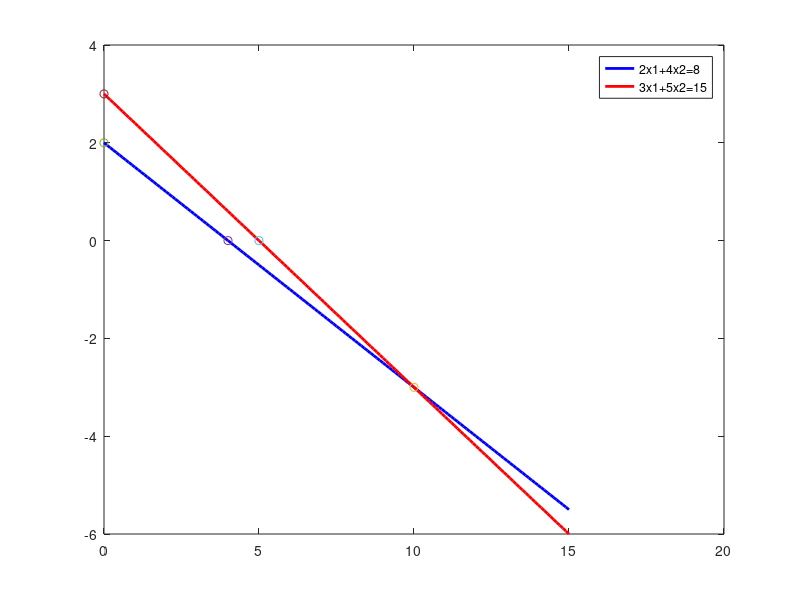

MATLAB code to generate this figure: (Note: this script raises an error after producing the figure.)
clc
clear

A = [2 4; 3 5];

B = [8;15];

X=A\B;
X=X.';


func1 = @(x1,x2) 2*x1 +4*x2;
func2 = @(x1,x2) 3*x1 +5*x2;
Z = @(x1,x2) 3*x1+2*x2;

x= 0:.1:15;
y1=(4-x)/2;
y2=(15-3*x)/5;
funcs = [y1;y2];
plot(x,y1,'Color','b','LineWidth',2);
hold on
plot(x,y2,'LineWidth',2,'Color','r');

plot(X(1),X(2),'Marker','o');

mat=[];
for i=1:size(funcs,1)
    i_pt=find(funcs(i,:)==0);
%     Finding the X-intercept
    plot(x(i_pt),0,'Marker','o');
%     Finding Y-intercept
    plot(0,funcs(i,1),'Marker','o');
    
%     Adding the X and Y intercepts to a matrix by extending the matrix columnwise
    mat=[mat;[x(i_pt),0]];
    mat=[mat;[0,funcs(i,1)]];
end
hold off

solutions = [];
k=1;
for i=1:size(mat,1)
    x1=mat(i,1);
    x2=mat(i,2);
    if (func1(x1,x2)<=8) && (func2(x1,x2)<=15 && x1>=0 && x2>=0)
%         Check if constraints are satisfied then add to solution matrix
        solutions=[solutions;[x1 x2]];
    end
end

if (X(1)>=0 && X(2)>=0)
%     Checking intersection point of lines satisfy >=0 constraint
    solutions = [solutions;X];
end

mat=[];
if (isempty(solutions))
    disp("No solution found.")
else
    for i=1:size(solutions,1)
        x1=solutions(i,1);
        x2=solutions(i,2);
        mat=[mat Z(x1,x2)];
    end
    disp(max(mat))
    optim=find(mat==max(mat));
    disp(solutions(optim,:))
end






legend('2x1+4x2=8','3x1+5x2=15')
ax = gca;
ax.XAxisLocation = 'bottom';
ax.YAxisLocation = 'origin';
xlim([0 inf]);
ylim([0 inf]);
